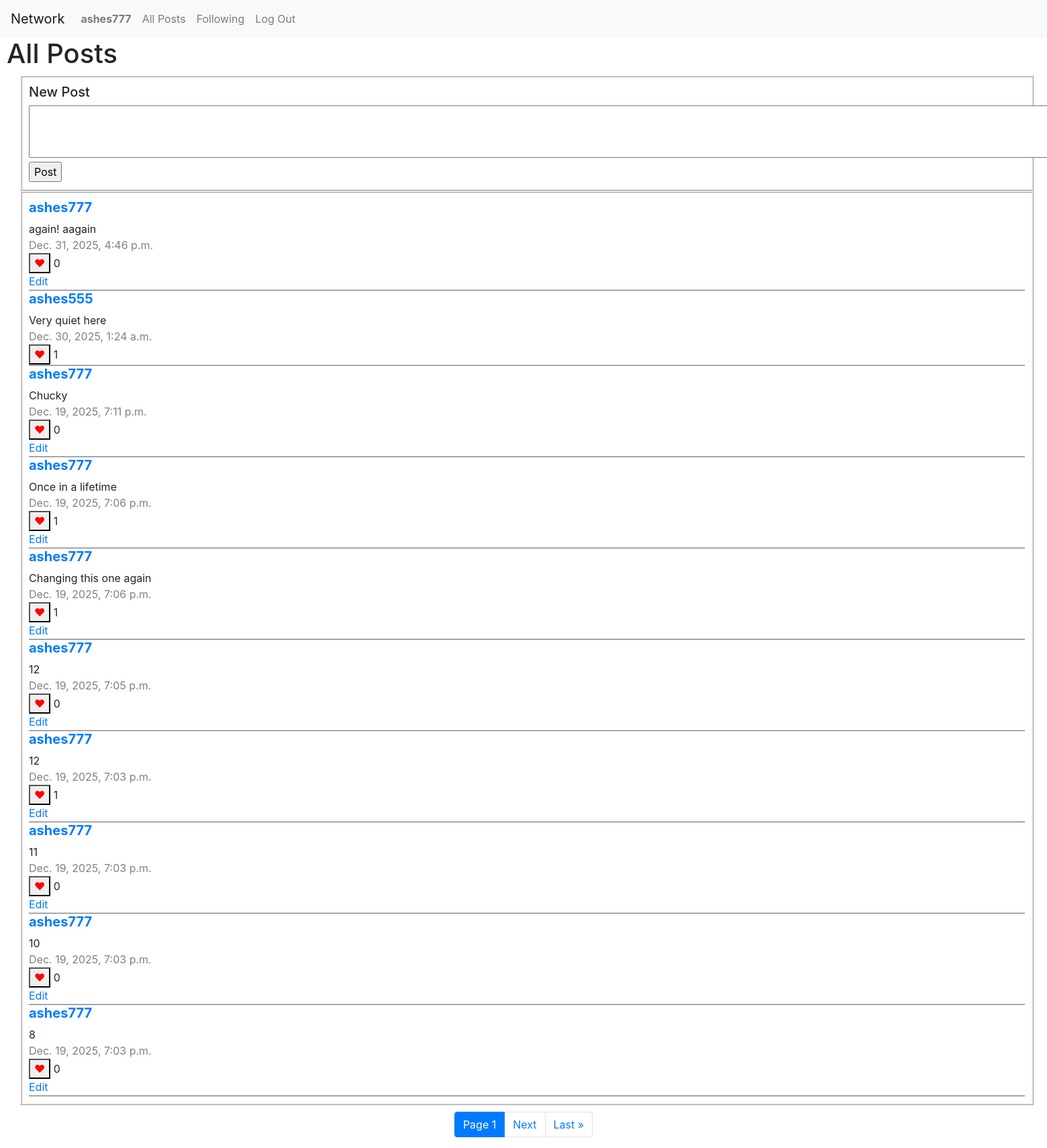
Screenshot of / (signed in) with the database file from the repository.
### network/models.py (models this page shows)
class User(AbstractUser):
    num_followers = models.IntegerField(default = 0)
    num_following = models.IntegerField(default = 0)
    followers = models.ManyToManyField('self', symmetrical = False, blank = True, related_name ="following")

class Post(models.Model):
    user = models.ForeignKey(User, on_delete=models.CASCADE, null=True)
    post = models.CharField()
    likes = models.IntegerField(default = 0)
    liked_by = models.ManyToManyField(User, symmetrical = False, blank = True, null = True, related_name = "liked_posts")
    date_time = models.DateTimeField()

### network/views.py (the view)
# urls.py: path("", views.index, name="index"),
def index(request):
    if request.method =="POST":
        form = newPost(request.POST)
        posts = Post.objects.all().order_by('-date_time')
        page_obj = pages(request, posts, 10)
        if form.is_valid():
            post = form.cleaned_data["newpost"]
            user= request.user
            date_time = datetime.now()
            new_post = Post(user= request.user, post= post, likes= 0, date_time = date_time)
            new_post.save()
            return render(request, "network/index.html",{
                "form":newPost(),
                "page_obj": page_obj
            })
        else:
            return render(request, "network/index.html", {
                "message": "Invalid submission. Try again.",
                "form": newPost(),
                "page_obj": page_obj
            })
    else:
        posts = Post.objects.all().order_by('-date_time')
        page_obj = pages(request, posts, 10)
        return render(request, "network/index.html",{
                "form": newPost(),
                "page_obj": page_obj,
            })

### network/views.py
class newPost(forms.Form):
    newpost = forms.CharField(widget = forms.Textarea(attrs={"rows":"3", "cols":"170"}), label='')

### network/views.py (called while the page is built)
def pages(request, posts, number):
        paginator = Paginator(posts, number)
        page_number = request.GET.get('page')
        page_obj = paginator.get_page(page_number)
        return page_obj

### network/templates/network/index.html (shortened to what this page needs)
{% extends "network/layout.html" %}
{% block body %}
    <h1 style="margin-left: 10px;">All Posts</h1>
    {% if user.is_authenticated %}
        <div class="newpost">
            <form action="{% url 'index' %}" method="post">
                <h5>New Post</h5>
                {{form}}
                <input value="Post" type="submit">
            </form>
        </div>
    {% endif %}
    <div class="allposts">
        {% for post in page_obj %}
            <div class="singlepost" id = {{post.id}}>
                <h5><a href="{% url 'profile' post.user.username %}" id = "username">{{post.user.username}}</a></h5>
                <div class ="postcontents">{{post.post}}</div>
                <div class = "date_time" >{{post.date_time}}</div>
                <div class="likes_button_total">
                    <button class ="likes" data-id = {{post.id}}><span style="color:red;"> &hearts;</span></button> <span class="likescount">{{post.likes}}</span>
                </div>
                {% if user == post.user %}
                    <a data-id = {{post.id}} class = "editlink" href="javascript:null">Edit</a>
                {% endif %}
            </div>
        {% endfor %}
    </div>
    <nav aria-label = "Page navigation" >
        <ul class="pagination" style="margin-top: 10px; justify-content:center;">
        <li class="page-item active" >
            <a class="page-link">Page {{page_obj.number}}</a>
        </li>
        {% if page_obj.has_next %}
              <li class="page-item"><a class="page-link" href="?page={{page_obj.next_page_number}}">Next</a></li>
              <li class="page-item"><a class="page-link" href="?page={{page_obj.paginator.num_pages}}">Last &raquo;</a></li>
        {% endif %}
        </ul>
    </nav>
{% endblock %}

### network/templates/network/layout.html (shortened to what this page needs)
{% load static %}
<!DOCTYPE html>
<html lang="en">
    <head>
        <link rel="stylesheet" href="https://stackpath.bootstrapcdn.com/bootstrap/4.4.1/css/bootstrap.min.css">
        <link href="{% static 'network/styles.css' %}" rel="stylesheet">
    </head>
    <body>
        <nav class="navbar navbar-expand-lg navbar-light bg-light">
            <a class="navbar-brand" href="#">Network</a>
            <div>
              <ul class="navbar-nav mr-auto">
                {% if user.is_authenticated %}
                    <li class="nav-item">
                        <a class="nav-link" href="#"><strong>{{ user.username }}</strong></a>
                    </li>
                {% endif %}
                <li class="nav-item">
                  <a class="nav-link" href="{% url 'index' %}">All Posts</a>
                </li>
                {% if user.is_authenticated %}
                    <li class="nav-item">
                        <a class="nav-link" href="{% url 'following' user.id %}">Following</a>
                    </li>
                    <li class="nav-item">
                        <a class="nav-link" href="{% url 'logout' %}">Log Out</a>
                    </li>
                {% endif %}
              </ul>
            </div>
          </nav>
        <div class="body">
            {% block body %}
            {% endblock %}
        </div>
    </body>
</html>

### network/static/network/styles.css (style rules this page uses)
.newpost, .allposts { margin-left: 30px; border-style: ridge; padding: 10px; margin-right: 20px; }
.singlepost { display: flex; flex-direction: column; border-bottom: 2px ridge #d3d3d3; }
.date_time { color:gray; }
#username { font-weight: bold; }

### rows the page displays
User: username "ashes777"
Post: user.username "ashes777", post "again! aagain", date_time "Dec. 31, 2025, 4:46 p.m.", likes "0"
Post: user.username "ashes555", post "Very quiet here", date_time "Dec. 30, 2025, 1:24 a.m.", likes "1"
Post: user.username "ashes777", post "Chucky", date_time "Dec. 19, 2025, 7:11 p.m.", likes "0"
Post: user.username "ashes777", post "Once in a lifetime", date_time "Dec. 19, 2025, 7:06 p.m.", likes "1"
Post: user.username "ashes777", post "Changing this one again", date_time "Dec. 19, 2025, 7:06 p.m.", likes "1"
Post: user.username "ashes777", post "12", date_time "Dec. 19, 2025, 7:05 p.m.", likes "0"
Post: user.username "ashes777", post "12", date_time "Dec. 19, 2025, 7:03 p.m.", likes "1"
Post: user.username "ashes777", post "11", date_time "Dec. 19, 2025, 7:03 p.m.", likes "0"
Post: user.username "ashes777", post "10", date_time "Dec. 19, 2025, 7:03 p.m.", likes "0"
Post: user.username "ashes777", post "8", date_time "Dec. 19, 2025, 7:03 p.m.", likes "0"

### other values shown
{{ page_obj.number }} "1"
